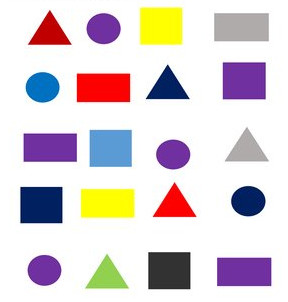
#> input picture 67461825-d04a4400-f62d-11e9-9435-67da073a3c74.jpg, 288 x 302 px, given in place of the camera
$ python stack_images.py
#> lines starting #> are read from the running program, lines starting #| are printed output that depends on the picture; after the words box and inside, x2 and y2 are one past the last pixel; in counts of white or black regions, pixels touching at a corner belong together
### stack_image.py
import cv2
import numpy as np


def stackImages(scale,imgArray):
    rows = len(imgArray)
    cols = len(imgArray[0])
    rowsAvailable = isinstance(imgArray[0], list)
    width = imgArray[0][0].shape[1]
    height = imgArray[0][0].shape[0]
    if rowsAvailable:
        for x in range ( 0, rows):
            for y in range(0, cols):
                if imgArray[x][y].shape[:2] == imgArray[0][0].shape [:2]:
                    imgArray[x][y] = cv2.resize(imgArray[x][y], (0, 0), None, scale, scale)
                else:
                    imgArray[x][y] = cv2.resize(imgArray[x][y], (imgArray[0][0].shape[1], imgArray[0][0].shape[0]), None, scale, scale)
                if len(imgArray[x][y].shape) == 2: imgArray[x][y]= cv2.cvtColor( imgArray[x][y], cv2.COLOR_GRAY2BGR)
        imageBlank = np.zeros((height, width, 3), np.uint8)
        hor = [imageBlank]*rows
        hor_con = [imageBlank]*rows
        for x in range(0, rows):
            hor[x] = np.hstack(imgArray[x])
        ver = np.vstack(hor)
    else:
        for x in range(0, rows):
            if imgArray[x].shape[:2] == imgArray[0].shape[:2]:
                imgArray[x] = cv2.resize(imgArray[x], (0, 0), None, scale, scale)
            else:
                imgArray[x] = cv2.resize(imgArray[x], (imgArray[0].shape[1], imgArray[0].shape[0]), None,scale, scale)
            if len(imgArray[x].shape) == 2: imgArray[x] = cv2.cvtColor(imgArray[x], cv2.COLOR_GRAY2BGR)
        hor= np.hstack(imgArray)
        ver = hor
    return ver

### stack_images.py
import cv2
import numpy as np
import stack_image


weidth = 640
hieght = 480

cap = cv2.VideoCapture(0)
cap.set(3,weidth)
cap.set(4,hieght)

while(True):
    ret , frame = cap.read()
#> frame is the input picture: shape (302, 288, 3); mean B, G, R 213.7, 211.2, 220.6
    kernal = np.ones((5,5),dtype=np.uint8)

    if ret==True:
        # cv2.imshow('image',frame)

        imggray= cv2.cvtColor(frame,cv2.COLOR_BGR2GRAY)
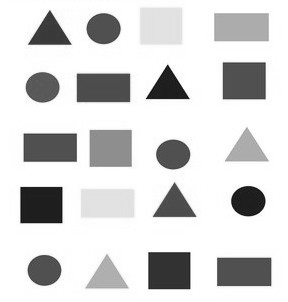
#> imggray: shape (302, 288); min 9, max 255, mean 214.3
        imgBlur = cv2.GaussianBlur(imggray,(7,7),0)
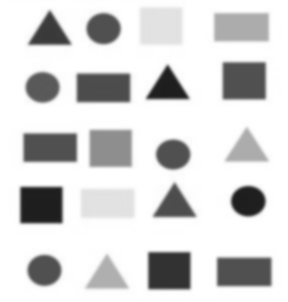
#> imgBlur: shape (302, 288); min 29, max 255, mean 214.3
        imgcanny = cv2.Canny(imgBlur,100,200)
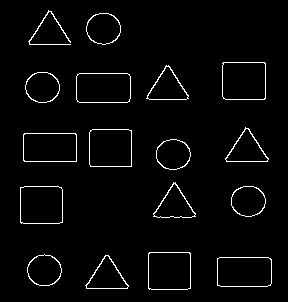
#> imgcanny: shape (302, 288); 2.8% white in thin lines or dots, all inside (x1, y1, x2, y2) = (20, 10, 272, 290)
        imgDialtion = cv2.dilate(imgcanny,kernal,iterations=2)
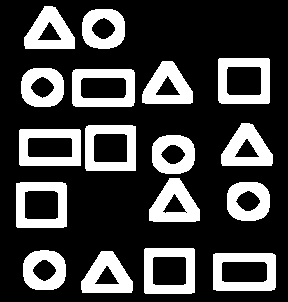
#> imgDialtion: shape (302, 288); 25.8% white; 17 white regions, largest, box (x1, y1, x2, y2) and area: (213, 253, 276, 291) 1489, (72, 69, 135, 107) 1486, (19, 129, 81, 166) 1458
        imgeroded = cv2.erode(imgDialtion,kernal,iterations=2)
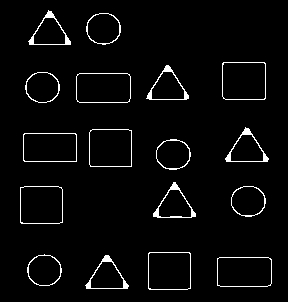
#> imgeroded: shape (302, 288); 3.3% white in thin lines or dots, all inside (x1, y1, x2, y2) = (20, 10, 272, 290)
        stack = stack_image.stackImages(0.5,([frame,imggray,imgBlur],[imgcanny,imgDialtion,imgeroded]))
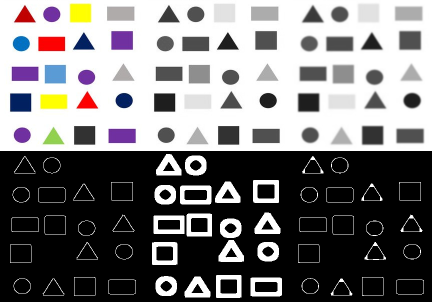
#> stack: shape (302, 432, 3); mean B, G, R 120.7, 120.3, 121.8
        cv2.imshow('image',stack)
        if cv2.waitKey(1) & 0xFF == ord('q'):
#> (key q is pressed here)
            break;
    else:
        break;

cap.release()

cv2.destroyAllWindows()
